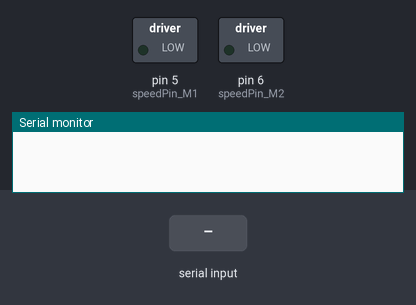
Recording of a sketch running on a simulated Arduino Uno, built with avr-gcc and run on an emulated ATmega328P. On the bench: switched loads named in the sketch (green lamp = pin HIGH), the last lines printed to the serial monitor. The inputs (shaded band) are chosen by the test bench.

Above: at 1.2 s.
1.3 s: byte 1 (1) received over Serial
At 2.0 s:
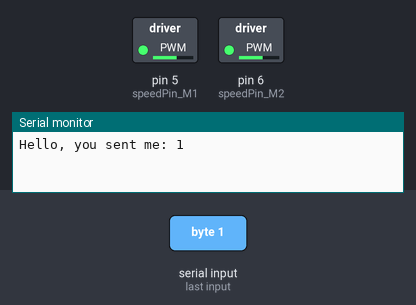
2.8 s: byte 3 (3) received over Serial
At 3.2 s:
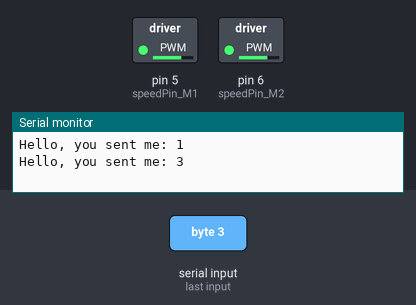
Timing chart, 0 to 5.8 s (numbered marks = the images above; inputs shaded):
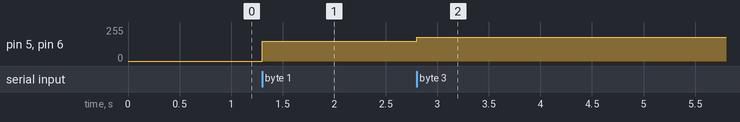

The sketch:

code_arduino_maison.ino
```cpp
int speedPin_M1 = 5;     //M1 Speed Control
int speedPin_M2 = 6;     //M2 Speed Control
int directionPin_M1 = 4;     //M1 Direction Control
int directionPin_M2 = 7;     //M1 Direction Control


void setup() {
  Serial.begin(9600);
}

void loop(){
  if (Serial.available() > 0){
    int data;
    data = Serial.read();
    Serial.print("Hello, you sent me: ");
    Serial.println(data);
    advance(data);
  }
}

void advance(int data) {
   int spe = 150;
   if (data == 1){
    carAdvance(spe,spe);
   }
   if (data == 2){
    carBack(spe, spe);

   if(data == 9){
    carStop();
    delay(500);
    carAdvance(spe,spe);
    delay(1000);
   }


   }
   if (data == 3){
    carTurnLeft(180,180);


   }
   if (data == 4){
    carTurnRight(180,180);

   }
   if (data == 0 ){
    carStop();
    delay(3000);

   }
}


void carStop(){                 //  Motor Stop
  digitalWrite(speedPin_M2,0);
  digitalWrite(directionPin_M1,LOW);
  digitalWrite(speedPin_M1,0);
  digitalWrite(directionPin_M2,LOW);
}

void carAdvance(int leftSpeed,int rightSpeed){         //Move backward
  analogWrite (speedPin_M2,leftSpeed);              //PWM Speed Control
  digitalWrite(directionPin_M1,HIGH);
  analogWrite (speedPin_M1,rightSpeed);
  digitalWrite(directionPin_M2,HIGH);
}

void carBack(int leftSpeed,int rightSpeed){       //Move forward
  analogWrite (speedPin_M2,leftSpeed);
  digitalWrite(directionPin_M1,LOW);
  analogWrite (speedPin_M1,rightSpeed);
  digitalWrite(directionPin_M2,LOW);
}

void carTurnRight(int leftSpeed,int rightSpeed){      //Turn Left
  analogWrite (speedPin_M2,leftSpeed);
  digitalWrite(directionPin_M1,LOW);
  analogWrite (speedPin_M1,rightSpeed);
  digitalWrite(directionPin_M2,HIGH);
}
void carTurnLeft(int leftSpeed,int rightSpeed){      //Turn Right
  analogWrite (speedPin_M2,leftSpeed);
  digitalWrite(directionPin_M1,HIGH);
  analogWrite (speedPin_M1,rightSpeed);
  digitalWrite(directionPin_M2,LOW);
}
```

Measured:
- after the input at 1.3 s, pin 5 (speedPin_M1), pin 6 (speedPin_M2): 0/255 → 150/255 at once
- after the input at 2.8 s, pin 5 (speedPin_M1), pin 6 (speedPin_M2): 150/255 → 180/255 at once
